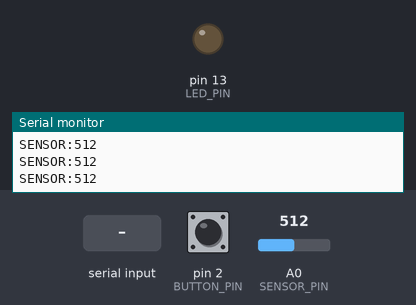
Bench run of a sketch on a simulated Arduino Uno, built with avr-gcc and run on an emulated ATmega328P. Parts: output pins drawn as LEDs (lit = HIGH), the last lines printed to the serial monitor. Inputs (shaded band) come from the test bench; at power-on: pin 2 (BUTTON_PIN) HIGH, A0 (SENSOR_PIN) = 512.

Above: at 1.8 s.
1.9 s: pin 2 (BUTTON_PIN) pulled LOW for 0.15 s
At 1.98 s:
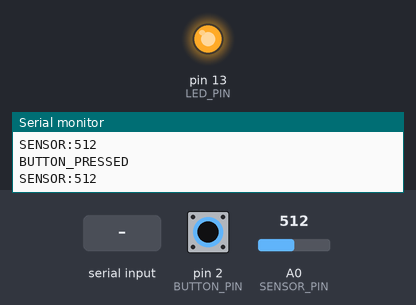
3.5 s: "LED_ON\n" received over Serial
At 3.9 s:
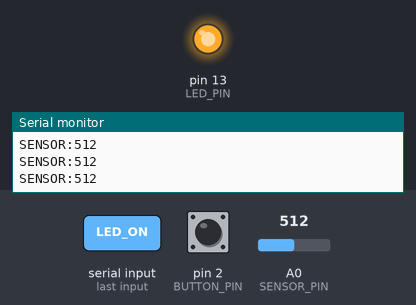
5.0 s: "LED_OFF\n" received over Serial
At 6.2 s:
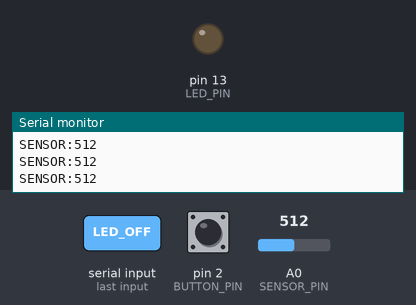
6.5 s: pin 2 (BUTTON_PIN) pulled LOW for 3.2 s
At 7.3 s:
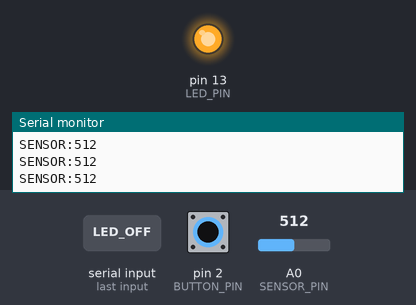
Timing chart, 0 to 11.2 s (numbered marks = the images above; inputs shaded):
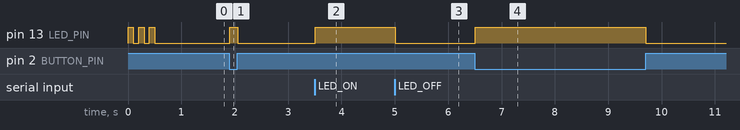

Measured:
- after the input at 1.9 s, pin 13 (LED_PIN): LOW → HIGH at once, → LOW 0.15 s later
- after the input at 3.5 s, pin 13 (LED_PIN): LOW → HIGH at once
- after the input at 5.0 s, pin 13 (LED_PIN): HIGH → LOW at once
- after the input at 6.5 s, pin 13 (LED_PIN): LOW → HIGH at once, → LOW 3.2 s later

The sketch:

firmware.ino
```cpp
/*
 * Arduino Firmware for Raspberry Pi Touch Screen Project
 *
 * This sketch handles peripheral inputs and communicates with the Raspberry Pi
 * via serial communication.
 */

// Configuration
const int BAUD_RATE = 9600;

// Pin definitions - adjust these based on your hardware
const int BUTTON_PIN = 2;
const int SENSOR_PIN = A0;
const int LED_PIN = 13;

// State variables
bool lastButtonState = LOW;
unsigned long lastSendTime = 0;
unsigned int SEND_INTERVAL = 100; // milliseconds - make modifiable

void setup() {
  // Initialize serial communication
  Serial.begin(BAUD_RATE);

  // Initialize pins
  pinMode(BUTTON_PIN, INPUT_PULLUP);
  pinMode(LED_PIN, OUTPUT);
  pinMode(SENSOR_PIN, INPUT);

  // Blink LED to indicate startup
  for (int i = 0; i < 3; i++) {
    digitalWrite(LED_PIN, HIGH);
    delay(100);
    digitalWrite(LED_PIN, LOW);
    delay(100);
  }

  // Send ready message
  Serial.println("ARDUINO_READY");

  lastSendTime = millis();
}

void loop() {
  // Read button state
  bool buttonState = digitalRead(BUTTON_PIN);

  // Detect button press (falling edge with pull-up)
  if (buttonState == LOW && lastButtonState == HIGH) {
    Serial.println("BUTTON_PRESSED");
    digitalWrite(LED_PIN, HIGH);
  }

  if (buttonState == HIGH && lastButtonState == LOW) {
    digitalWrite(LED_PIN, LOW);
  }

  lastButtonState = buttonState;

  // Read sensor and send data periodically
  unsigned long currentTime = millis();
  if (currentTime - lastSendTime >= SEND_INTERVAL) {
    int sensorValue = analogRead(SENSOR_PIN);

    // Send sensor data in format: SENSOR:value
    Serial.print("SENSOR:");
    Serial.println(sensorValue);

    lastSendTime = currentTime;
  }

  // Check for incoming commands from Raspberry Pi
  if (Serial.available() > 0) {
    String command = Serial.readStringUntil('\n');
    command.trim();

    // Handle commands
    if (command == "LED_ON") {
      digitalWrite(LED_PIN, HIGH);
      Serial.println("LED_ON");
    } else if (command == "LED_OFF") {
      digitalWrite(LED_PIN, LOW);
      Serial.println("LED_OFF");
    } else if (command.startsWith("SET_INTERVAL:")) {
      // Example: SET_INTERVAL:200
      int interval = command.substring(13).toInt();
      if (interval > 0 && interval < 10000) {
        SEND_INTERVAL = interval;
        Serial.print("INTERVAL_SET:");
        Serial.println(interval);
      }
    }
  }

  delay(10); // Small delay to prevent excessive CPU usage
}
```
